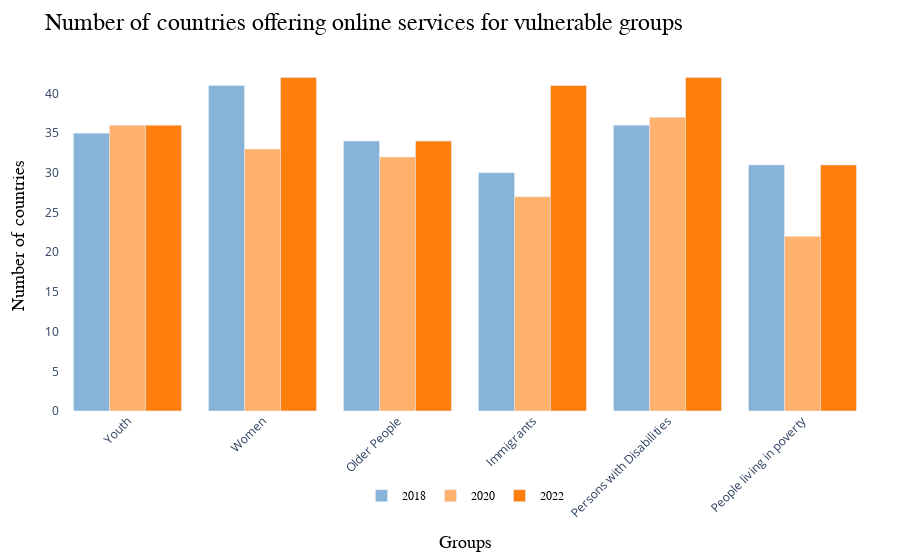

The notebook cell saved with this chart:
### Code cell
image_loc = 'new graphs/bar/2.2_image3.png'
info2 = get_image_info(image_loc, prompt2)
print(info2)
plot_from_ai_output(info2)

### Figure 1 — Plotly figure (JSON) as saved in the notebook; plotly's stock layout.template omitted (floating-point values rounded to 4 significant figures)
{"data": [{"marker": {"color": "rgba(55, 128, 191, 0.6)"}, "name": "2018", "type": "bar", "x": ["Youth", "Women", "Older People", "Immigrants", "Persons with Disabilities", "People living in poverty"], "y": [35, 41, 34, 30, 36, 31]}, {"marker": {"color": "rgba(255, 127, 14, 0.6)"}, "name": "2020", "type": "bar", "x": ["Youth", "Women", "Older People", "Immigrants", "Persons with Disabilities", "People living in poverty"], "y": [36, 33, 32, 27, 37, 22]}, {"marker": {"color": "rgba(255, 127, 14, 1)"}, "name": "2022", "type": "bar", "x": ["Youth", "Women", "Older People", "Immigrants", "Persons with Disabilities", "People living in poverty"], "y": [36, 42, 34, 41, 42, 31]}], "layout": {"legend": {"font": {"color": "#000000", "family": "Arial, sans-serif", "size": 12}, "orientation": "h", "x": 0.5, "xanchor": "center", "y": -0.2}, "margin": {"b": 60, "l": 60, "r": 30, "t": 60}, "paper_bgcolor": "#ffffff", "plot_bgcolor": "#ffffff", "title": {"font": {"color": "#000000", "family": "Arial, sans-serif", "size": 24}, "text": "Number of countries offering online services for vulnerable groups"}, "xaxis": {"showticklabels": true, "tickangle": -45, "title": {"font": {"color": "#000000", "family": "Arial, sans-serif", "size": 18}, "text": "Groups"}}, "yaxis": {"title": {"font": {"color": "#000000", "family": "Arial, sans-serif", "size": 18}, "text": "Number of countries"}}}}
